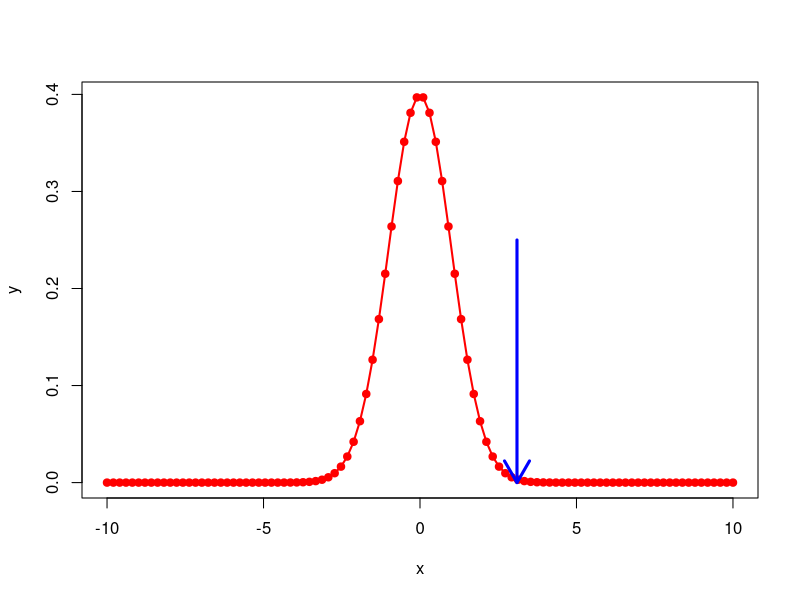
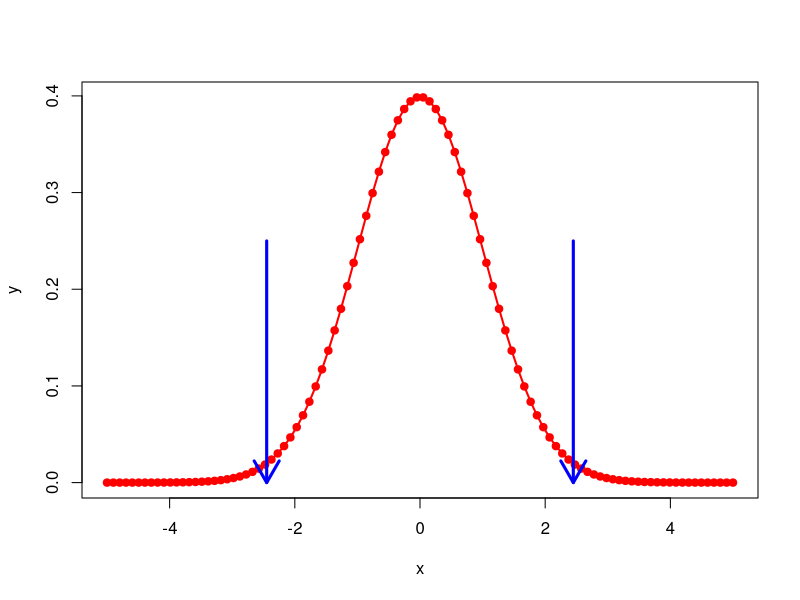
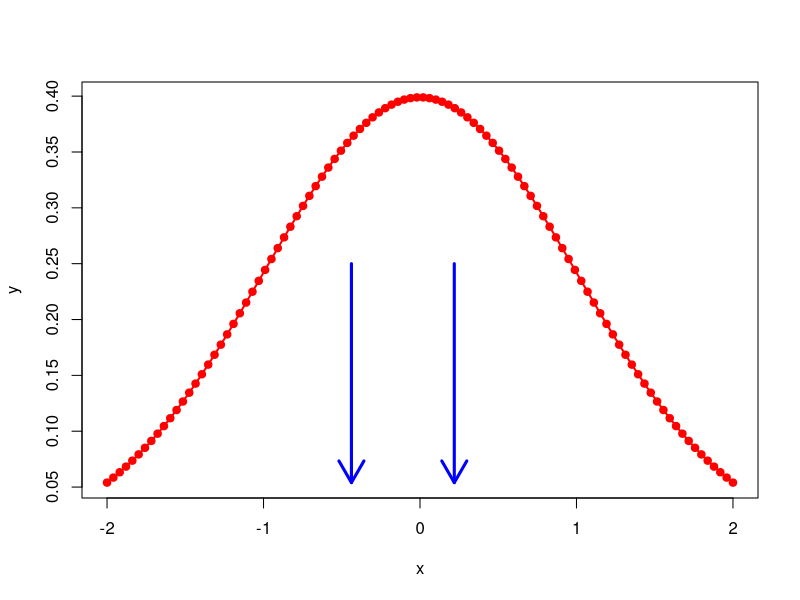

Write the R code that produced these figures, in order.
## ---- chunk 1
rm(list = ls())

N = 1000 # Num of coin toss
p = 0.5

## ---- chunk 2
E_X = 0*0.5 + 1*0.5

## ---- chunk 3
VAR_X = (0 - E_X)^2*(1 - p) + (1 - E_X)^2*p

## ---- chunk 4
#rm(list = ls())

N = 1000
MAX_HEADS = 549
x_star = (549 - N*E_X)/(sqrt(N)*sqrt(VAR_X))
x_star
x = seq(-10, +10, length = 100)
y = dnorm(x, 0, 1)
plot(x, y, pch = 19, col = "red")
lines(x, y, col = "red", lwd = 2)
arrows(x_star, 0.25, x_star, 0, lwd = 3,  col = "blue")

P_min_star = pnorm(x_star, 0, 1)
P_min_star
## ---- chunk 5
N = 50
E_x = 1/2
VAR_X = 1/12
min = 20
max = 30
min_star = (min - N*E_X)/(sqrt(N)*sqrt(VAR_X))
max_star = (max - N*E_X)/(sqrt(N)*sqrt(VAR_X))

P_min_star = pnorm(min_star, 0, 1)
P_max_star = pnorm(max_star, 0, 1)

x = seq(-5, +5, length = 100)
y = dnorm(x, 0, 1)
plot(x, y, pch = 19, col = "red")
lines(x, y, col = "red", lwd = 2)
arrows(min_star, 0.25, min_star, 0, lwd = 3,  col = "blue")
arrows(max_star, 0.25, max_star, 0, lwd = 3,  col = "blue")

P_max_star - P_min_star
## ---- chunk 6
rm(list = ls())
N = 30
E_X = 6.2
VAR_X = 2.5^2

min_ave = 6.0
max_ave = 6.3

min_S_n = min_ave*30
max_S_n = max_ave*30

# get the standard
min_S_n_star = (min_S_n - N*E_X)/(sqrt(N)*sqrt(VAR_X))
max_S_n_star = (max_S_n - N*E_X)/(sqrt(N)*sqrt(VAR_X))

P_min_star = pnorm(min_S_n_star, 0, 1)
P_min_star
P_max_star = pnorm(max_S_n_star, 0, 1)
P_max_star

x = seq(-2, +2, length = 100)
y = dnorm(x, 0, 1)
plot(x, y, pch = 19, col = "red")
lines(x, y, col = "red", lwd = 2)
arrows(min_S_n_star, 0.25, min_S_n_star, min(y), lwd = 3,  col = "blue")
arrows(max_S_n_star, 0.25, max_S_n_star, min(y), lwd = 3,  col = "blue")

P_max_star - P_min_star

